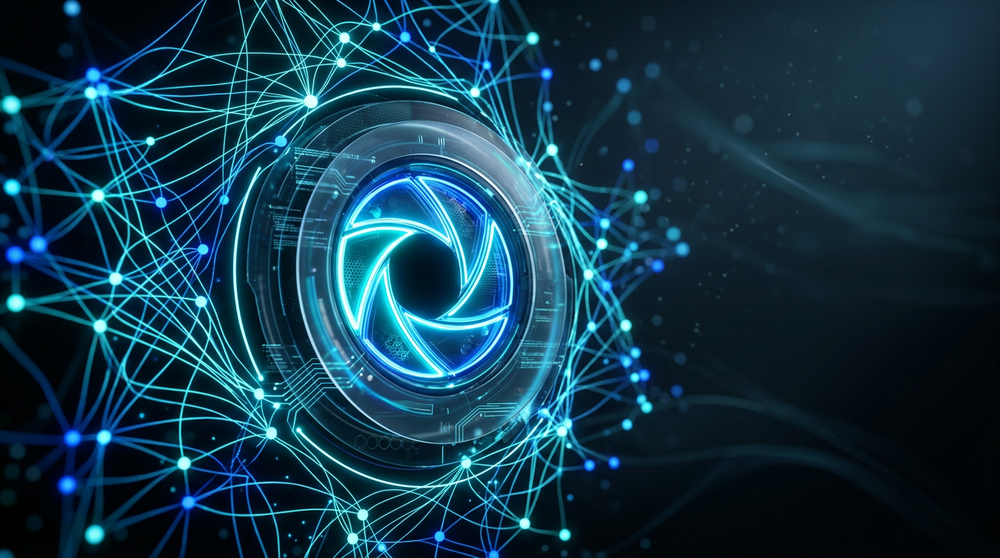
#> input picture PicPicky-main/frontend/login_img.png, 1000 x 558 px, shrunk from 1376 x 768 before the run
$ python -i technical_quality.py   (imports and definitions only)   (older library calls are emulated)
#> lines starting #> are read from the running program, lines starting #| are printed output that depends on the picture
"""
Technical Quality Analysis Module
Metrics:
- Sharpness
- Exposure Accuracy
- Noise Control
- Saturation Balance
- Contrast Quality
"""
import cv2
import numpy as np

def normalize_score(value, min_val, max_val):
    """Normalize value to 0–100 scale."""
    value = np.clip(value, min_val, max_val)
    return 100 * (value - min_val) / (max_val - min_val)

# 1️⃣ Sharpness (Laplacian Variance)
# [20 lines left out: functions compute_sharpness, compute_exposure, not called in this run]

# 3️⃣ Noise Control
def compute_noise(image):
    gray = cv2.cvtColor(image, cv2.COLOR_RGB2GRAY)
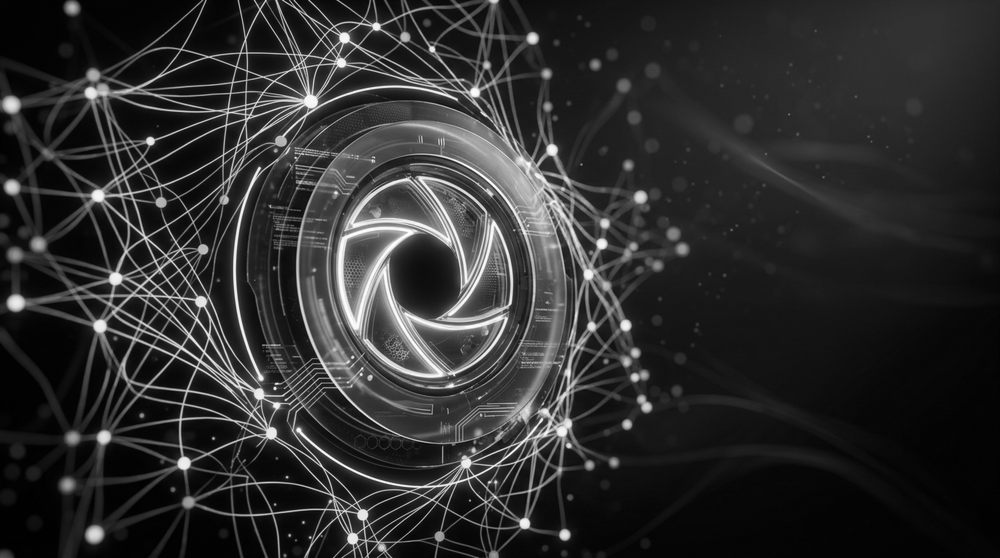
#> gray: shape (558, 1000); min 0, max 255, mean 45.9
    laplacian_var = cv2.Laplacian(gray, cv2.CV_64F).var()
#> laplacian_var = 2046.4

    if laplacian_var < 50:
        return round(float(np.clip(laplacian_var, 0, 100)), 2)

    blurred = cv2.GaussianBlur(gray, (5, 5), 0)
    noise_map = gray.astype(np.float32) - blurred.astype(np.float32)
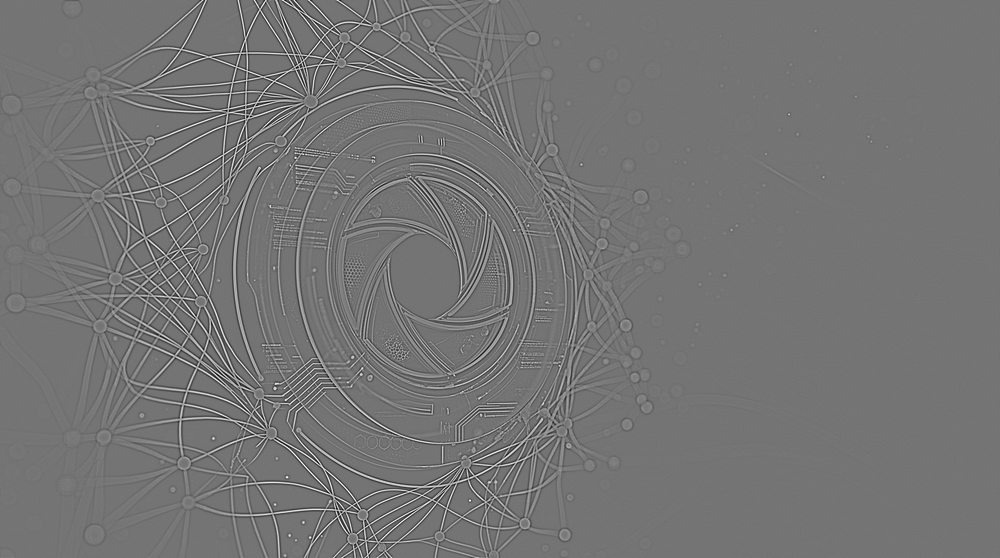
#> noise_map: shape (558, 1000) float32; min -86, max 102, mean 0; drawn with min black and max white
    noise_variance = np.var(noise_map)
#> noise_variance = 168.3
    noise_score = 100 - normalize_score(noise_variance, 0, 150)  # Changed 50 → 150
#> in normalize_score, `value = np.clip(value, min_val, max_val)`: value = 150
#> noise_score = 0
    return float(np.clip(noise_score, 0, 100))


# 4️⃣ Saturation Balance
# [52 lines left out: functions compute_saturation, compute_contrast, analyze_technical_quality, not called in this run]

>>> import cv2
>>> picture = cv2.cvtColor(cv2.imread('../frontend/login_img.png'), cv2.COLOR_BGR2RGB)
>>> result = compute_noise(picture)
#> result = 0
